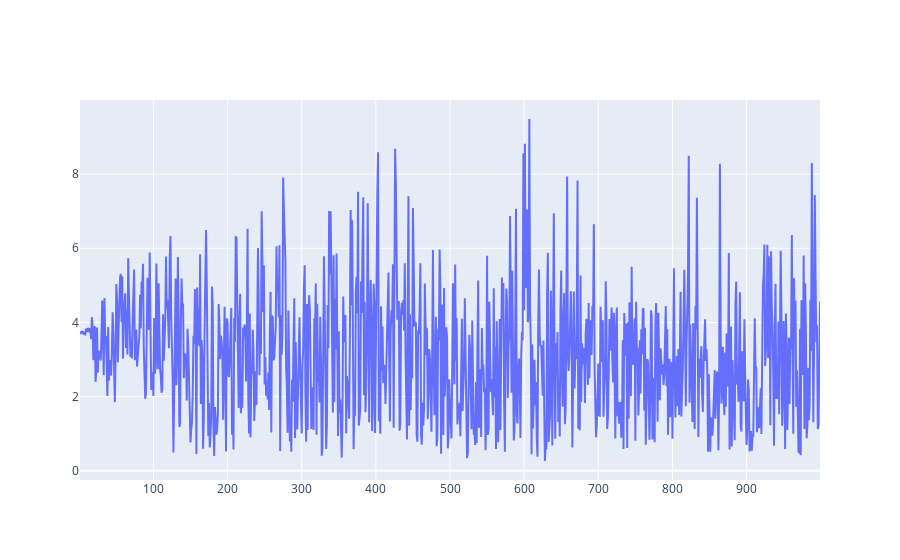

The notebook cell this image was saved under:
### Code cell
fig = go.Figure()
fig.add_trace(
    go.Scatter(x=[i + 1 for i in range(len(omegas) - 1)],
               y=[np.linalg.norm(omegas[i] - omegas[i-1]) for i in range(1, len(omegas))], mode="lines", name="omegas")
)
# fig.add_trace(
#     go.Scatter(
#         x=[i + 1 for i in s],
#         y=[agent.predict(i) for i in s],
#         mode="lines",
#         name="monte-carlo prediction",
#     )
# )
fig.show()

### Figure 1 — Plotly figure (JSON) as saved in the notebook; plotly's stock layout.template omitted (floating-point values rounded to 4 significant figures; data arrays with more than 128 entries replaced by an {"elided": "..."} marker saying what was removed)
{"data": [{"mode": "lines", "name": "omegas", "type": "scatter", "x": {"elided": "999 int values"}, "y": {"elided": "999 float values"}}], "layout": {}}
